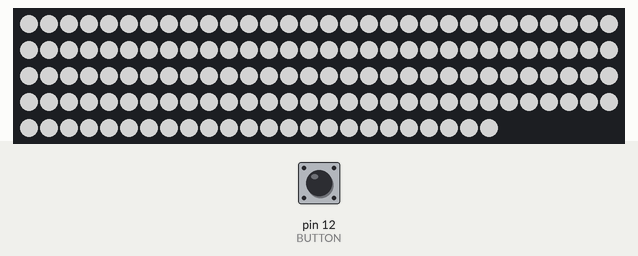
Recording of a sketch running on a simulated Arduino Nano, built with avr-gcc and run on an emulated ATmega328P. Shown: 144 RGB LEDs in strip order, left to right, continuing on the next row. Inputs (shaded band) come from the test bench; at power-on: pin 12 (BUTTON) HIGH. Dim RGB values are drawn brighter than linear; the local clock reads 2024-03-15 10:24:30 at power-on unless the sketch sets it.

Above: at 3.8 s.
5.1 s: pin 12 (BUTTON) pulled LOW for 3.2 s
At 6.6 s:
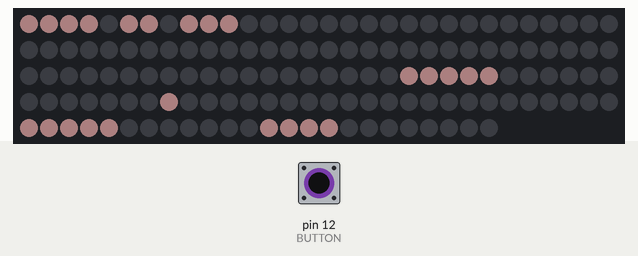
At 13.6 s:
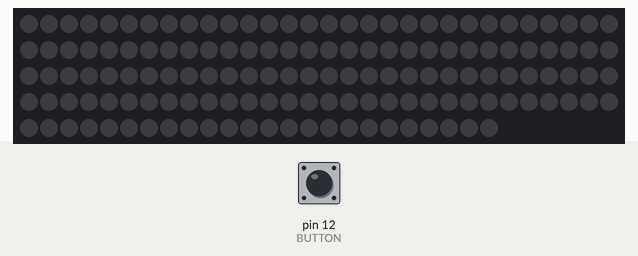
Timing chart, 0 to 15.1 s (numbered marks = the images above; inputs shaded):
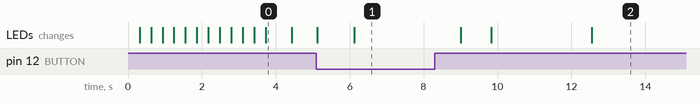

The sketch:

word_clock.ino
```cpp
//#define DEBUG 1
#ifdef DEBUG
  #define Print(x) Serial.print(x)
  #define Println(x) Serial.println(x)
  #define serialBegin(x) Serial.begin(x)
#else
  #define Print(x)
  #define Println(x)
  #define SerialBegin(x)
#endif

#include <Adafruit_NeoPixel.h>    //https://github.com/adafruit/Adafruit_NeoPixel
#include <RTClib.h>

#define BUTTON 12
#define LONG          1500   // Tempo "pressione tasto lunga" (Programmazione ON-OFF)
#define MEDIUM        700    // Tempo "pressione tasto media" (Switch tra i parametri in programmazione)
#define SHORT         100    // Tempo "pressione tasto breve" (Modifica dei parametri)

#define SONO_LE_ORE true
RTC_DS3231 rtc;

//RTC_Millis rtc;

#define LEDS_COUNT 144
#define LEDS_SIDE 12
boolean led_matrix[LEDS_COUNT];
uint8_t plusMinutes = 0;
uint8_t hour, minute, second, day, month;
uint16_t year;

#define PIXELS_DATA_PIN 6
Adafruit_NeoPixel pixels = Adafruit_NeoPixel(LEDS_COUNT, PIXELS_DATA_PIN, NEO_GRB + NEO_KHZ800);
uint32_t colorOn = pixels.Color(200,150,150);
uint32_t colorOff = pixels.Color(0,0,0);


enum timeUnit {HOUR, MINS, SECS, DAY, MONTH, YEAR};
uint8_t timeUnitIndex;

uint32_t updateTime, pressTime;
bool adjustTime = false;

#include "data_array.h"
#include "led_matrix.h"
#include "led_driver.h"


void setup() {
  pinMode(BUTTON, INPUT_PULLUP);

  SerialBegin(115200);
  Println("Start WordClock");
  pixels.begin();
  // The first NeoPixel in a strand is #0, second is 1, all the way up
  // to the count of pixels minus one.
  for(int i=0; i<LEDS_COUNT; i++) { // For each pixel...
    pixels.setPixelColor(i, pixels.Color(127, 127,127));
    pixels.show();   // Send the updated pixel colors to the hardware.
    delay(20); // Pause before next pass through loop
  }

  //testAll();


  if (! rtc.begin()) {
    Println(F("Couldn't find RTC"));
  }

  if (rtc.lostPower()) {
    Println(F("RTC lost power, lets set the time!"));
    rtc.adjust(DateTime(F(__DATE__), F(__TIME__)));
  }

}


void loop() {
  pressTime = millis();
  readButton();

  if(millis() - updateTime > 1000){
    updateTime = millis();

    if(!adjustTime) {
      DateTime now = rtc.now();
      hour = now.hour();
      minute = now.minute();
      second = now.second();
      day = now.day();
      month = now.month();
      year = now.year();
      setTimeMatrix(hour, minute, second);
      //setTimeMatrix(23, 45, 00);
      display();
    }
    else    {
      showUnitTime();
    }


  }

}


void readButton(){
  if(digitalRead(BUTTON) == HIGH){
    delay(SHORT);
    static uint8_t pressType = 0;
    uint32_t pTime;
    while(digitalRead(BUTTON) == HIGH){
      pTime = millis() - pressTime;
      if(pTime > SHORT  && pTime <= MEDIUM)
        pressType = 1;
      else if (pTime > MEDIUM && pTime <= LONG) {
        reset();
        display();
        pressType = 2;
      }

      else if (pTime > LONG){
        reset();
        display();
        pressType = 3;
        break;
      }
    }
    switch(pressType){
      case 0: break;
      case 1: shortClick();  break;
      case 2: mediumClick();  break;
      case 3: longClick(); break;
    }
  }
}

void shortClick(){
  //Serial.println("Short Click");
  delay(SHORT);
  if(adjustTime){
    switch (timeUnitIndex) {
      case HOUR:
        hour = (hour + 1) % 24;
        Print("hours: "); Println(hour);
        break;
      case MINS:
        minute = (minute + 1) % 60;
        Print("minutes: "); Println(minute);
        break;
      case SECS:
        second = (second + 1) % 60;
        Print("seconds: "); Println(second);
        break;
      case DAY:
        day = (day + 1) % 31;
        Print("day: ");  Println(day);
        break;
      case MONTH:
        month = (month + 1) % 12;
        Print("month: "); Println(month);
        break;
      case YEAR:
        year++;
        Print("year: "); Println(year);
        break;
    }
    showUnitTime();
  }
}

void mediumClick(){
  //Serial.println("Medium Click");
  if(adjustTime){
    timeUnitIndex = (timeUnitIndex + 1)% 6;
    reset();
    display();
  }
}

void longClick(){
  adjustTime = !adjustTime;
  if(adjustTime){
    Println("Start adjust time");
    timeUnitIndex = HOUR;
    DateTime now = rtc.now();
    hour = now.hour();
    minute = now.minute();
    second = now.second();
    day = now.day();
    month = now.month();
    year = 2019;  // Built in november 2019
    reset();
    showUnitTime();
  }
  else {
    reset();
    display();
    Println("Stop adjust time");
    rtc.adjust(DateTime(year, month, day, hour, minute, second));
  }
  delay(2000);
}


void showUnitTime(){
  switch (timeUnitIndex) {
    case HOUR:
      setNumberMatrix(hour);
      break;
    case MINS:
      setNumberMatrix(minute);
      break;
    case SECS:
      setNumberMatrix(second);
      break;
    case DAY:
      setNumberMatrix(day);
      break;
    case MONTH:
      setNumberMatrix(month);
      break;
    case YEAR:
      setNumberMatrix(year - 2000);
      break;
  }
  display();
}
```

data_array.h
```cpp
const uint8_t _NULL[] PROGMEM =    {0, 0, 0};
const uint8_t SONO[] PROGMEM =     {0, 0, 4};      // row, col, lengt
const uint8_t E_[] PROGMEM =       {0, 4, 1};
#ifdef SONO_LE_ORE
    const uint8_t LE[] PROGMEM =       {0, 5, 2};
#else
    const uint8_t LE[] PROGMEM =       {1, 4, 2};
#endif
const uint8_t ORE[] PROGMEM =      {0, 8, 3};

const uint8_t L_UNA[] PROGMEM =    {1, 0, 4};
const uint8_t DUE[] PROGMEM =      {1, 7, 3};
const uint8_t TRE[] PROGMEM =      {2, 0, 3};
const uint8_t QUATTRO[] PROGMEM =  {7, 0, 7};
const uint8_t CINQUE[] PROGMEM =   {4, 5, 6};
const uint8_t SEI[] PROGMEM =      {7, 9, 3};
const uint8_t SETTE[] PROGMEM =    {4, 0, 5};
const uint8_t OTTO[] PROGMEM =     {2, 7, 4};
const uint8_t NOVE[] PROGMEM =     {2, 3, 4};
const uint8_t DIECI[] PROGMEM =    {6, 7, 5};
const uint8_t UNDICI[] PROGMEM =   {6, 0, 6};
const uint8_t MEZZOGIORNO[] PROGMEM =  {3, 0, 11};
const uint8_t MEZZANOTTE[] PROGMEM =   {5, 2, 10};

const uint8_t E[] PROGMEM =          {8, 1, 1};
const uint8_t MENO[] PROGMEM =       {8, 0, 4};
const uint8_t UN[] PROGMEM =         {9, 3, 2};
const uint8_t QUARTO[] PROGMEM =     {9, 6, 6};
const uint8_t VENTI[] PROGMEM =      {10, 0, 5};
const uint8_t M_DIECI[] PROGMEM =    {11, 0, 5};
const uint8_t M_CINQUE[] PROGMEM =   {10, 5, 6};
const uint8_t MEZZA[] PROGMEM =      {8, 7, 5};


/* Numbers 3x5, position is relative to weigth (1, 10)

1:  -   #   -   2:  #   #   #   etc..
    -   #   -       -   -   #
    -   #   -       #   #   #
    -   #   -       #   -   -
    -   #   -       #   #   #

*/
const uint16_t _ZERO =       0b0111101101101111;
const uint16_t _UNO =        0b0010010010010010;
const uint16_t _DUE =        0b0111001111100111;
const uint16_t _TRE =        0b0111100110100111;
const uint16_t _QUATTRO =    0b0100100111010100;
const uint16_t _CINQUE =     0b0111100111001111;
const uint16_t _SEI =        0b0111101111001111;
const uint16_t _SETTE =      0b0010010010100111;
const uint16_t _OTTO =       0b0111101111101111;
const uint16_t _NOVE =       0b0111100111101111;
const uint16_t NUMBERS[] {_ZERO, _UNO, _DUE, _TRE, _QUATTRO, _CINQUE, _SEI, _SETTE, _OTTO, _NOVE};
```

led_matrix.h
```cpp
void combine(const uint8_t text[3]){
  uint8_t row = pgm_read_byte_near(text);
  uint8_t col = pgm_read_byte_near(text + 1);
  uint8_t len = pgm_read_byte_near(text + 2);
  for(uint8_t i=0; i<len; i++)
    led_matrix[row*LEDS_SIDE + col + i] = true;

  if (plusMinutes != 5 && plusMinutes > 0){
    for(uint8_t i=0; i< plusMinutes; i++)
      led_matrix[140+i] = true;
  }
}

void reset() {
  for (uint8_t i=0; i<LEDS_COUNT; i++) {
    led_matrix[i] = false;
  }
}

void addPrefix(uint8_t hour, uint8_t minutes) {
  uint8_t displayedHour = hour;
  if (minutes >= 35)
    displayedHour++;
  displayedHour = displayedHour%12;

  if ((displayedHour == 1 ) || (displayedHour == 12) || (displayedHour == 0 )) {
    combine(E_);
  } else {
    combine(SONO);
    combine(LE);
    if(SONO_LE_ORE)
      combine(ORE);
  }
}

void addHours(uint8_t hour, uint8_t minutes) {
  uint8_t displayedHour = hour;
  if (minutes >= 35)
    displayedHour++;
  if (displayedHour == 1 || displayedHour == 13) combine(L_UNA);
  else if (displayedHour == 2 || displayedHour == 14 ) combine(DUE);
  else if (displayedHour == 3 || displayedHour == 15) combine(TRE);
  else if (displayedHour == 4 || displayedHour == 16) combine(QUATTRO);
  else if (displayedHour == 5 || displayedHour == 17) combine(CINQUE);
  else if (displayedHour == 6 || displayedHour == 18) combine(SEI);
  else if (displayedHour == 7 || displayedHour == 19) combine(SETTE);
  else if (displayedHour == 8 || displayedHour == 20) combine(OTTO);
  else if (displayedHour == 9 || displayedHour == 21) combine(NOVE);
  else if (displayedHour == 10 || displayedHour == 22) combine(DIECI);
  else if (displayedHour == 11 || displayedHour == 23) combine(UNDICI);
  else if (displayedHour == 12) combine(MEZZOGIORNO);
  else if (displayedHour == 24 || displayedHour == 0  ) combine(MEZZANOTTE);
}

void addSeparator(uint8_t minutes) {
  if (minutes < 5)
    return;
  if (minutes < 35)
    combine(E);
  else
    combine(MENO);
}

void addMinutes(uint8_t minutes) {
  if (minutes < 5) {
    return;
  }
  if (minutes < 10 || minutes >= 55) {
    combine(M_CINQUE);
  }
  else if (minutes < 15 || minutes >= 50) {
    combine(M_DIECI);
  }
  else if (minutes < 20 || minutes >= 45) {
    combine(UN);
    combine(QUARTO);
  }
  else if (minutes < 25 || minutes >= 40) {
    combine(VENTI);
  }
  else if (minutes < 30 || minutes >= 35) {
    combine(VENTI);
    combine(M_CINQUE);
  }
  else {
    combine(E);
    combine(MEZZA);
  }

  plusMinutes = 5 - ((60 - minutes) % 5);
}

String getPrefix(uint8_t h, uint8_t m){
  uint8_t displayedHour = h;
  String txt = "";
  if (m >= 35)
    displayedHour++;
  displayedHour = displayedHour%12;

  if (displayedHour == 1 )
    txt += "E' l'" ;
  else if (displayedHour == 12 || displayedHour == 0 )
    txt += "E' " ;
  else {
    txt += "Sono le ";
    if(SONO_LE_ORE)
      txt += "ore ";
  }
  return txt;
}

String getHour(uint8_t h, uint8_t m) {
  uint8_t displayedHour = h;
  String txt = "";
  if (m >= 35)
    displayedHour++;
  if (displayedHour == 24 || displayedHour == 0 ) txt = "mezzanotte";
  else if (displayedHour == 1 || displayedHour == 13) txt = "una";
  else if (displayedHour == 2 || displayedHour == 14) txt = "due";
  else if (displayedHour == 3 || displayedHour == 15) txt = "tre";
  else if (displayedHour == 4 || displayedHour == 16) txt = "quattro";
  else if (displayedHour == 5 || displayedHour == 17) txt = "cinque";
  else if (displayedHour == 6 || displayedHour == 18) txt = "sei";
  else if (displayedHour == 7 || displayedHour == 19) txt = "sette";
  else if (displayedHour == 8 || displayedHour == 20) txt = "otto";
  else if (displayedHour == 9 || displayedHour == 21) txt = "nove";
  else if (displayedHour == 10 || displayedHour == 22) txt = "dieci";
  else if (displayedHour == 11 || displayedHour == 23) txt = "undici";
  else if (displayedHour == 12) txt = "mezzogiorno";
  return txt;
}

String getSeparator(uint8_t minutes) {
  if (minutes < 5) {
      return "";
  }
  if (minutes < 35) {
      return " e ";
  }
  return " meno ";
}

String getMinutes(uint8_t minutes) {
  String res;
  if (minutes < 5) {
    res = "";
  }
  else if (minutes < 10 || minutes >= 55) {
    res += "cinque";
  }
  else if (minutes < 15 || minutes >= 50) {
    res += "dieci";
  }
  else if (minutes < 20 || minutes >= 45) {
    res += "un quarto";
  }
  else if (minutes < 25 || minutes >= 40) {
    res += "venti";
  }
  else if (minutes < 30 || minutes >= 35) {
    res += "venticinque";;
  }
  else {
    res += "mezza";
  }

  return res;
}

void setTimeMatrix(uint8_t h, uint8_t m, uint8_t s) {
  reset();
  addPrefix(h, m);
  addHours(h, m);
  addSeparator(m);
  addMinutes(m);

// Serial logging

  Print(F("Time: ")); Print(h);  Print(F(":"));
  if(m < 10) Print("0");
  Print(m);  Print(F(":"));
  if(s <10) Print("0");  Print(s);
  Println();
  String timeString;
  timeString += getPrefix(h, m);
  timeString += getHour(h, m);
  timeString += getSeparator(m);
  timeString += getMinutes(m);
  Print(timeString);
  Print(" (+"); Print(plusMinutes); Println(") ");


}


void combineNumber( uint8_t row, uint8_t col, uint16_t number){
  #define O_SIDE 3
  #define V_SIDE 5
  uint8_t bit_index = 0;
  uint8_t ccol, crow;

  crow = row;
  for(uint8_t n=0; n<V_SIDE; n++){
    ccol = col;
    for(uint8_t j=0; j<O_SIDE; j++){
      led_matrix[crow*LEDS_SIDE + ccol] = bitRead(number, bit_index);
      bit_index++;
     // Print(crow); Print("-"); Print(ccol); Print(" ");
      ccol++;
    }
    // Println();
    crow++;
  }
}


void setNumberMatrix(uint8_t number){
  #define ten_row 5
  #define ten_col 2
  #define unit_row 5
  #define unit_col 6
  uint8_t unit, ten;

  ten = (number / 10) % 10;
  unit = number - (ten*10);

  reset();
  combineNumber(ten_row, ten_col, NUMBERS[ten]);
  combineNumber(unit_row, unit_col, NUMBERS[unit]);
  switch (timeUnitIndex) {
    case HOUR:
      plusMinutes = 0;
      combine(ORE);
      break;
    case MINS:
      plusMinutes = 1;
      break;
    case SECS:
      plusMinutes = 2;
      break;
    case DAY:
      plusMinutes = 3;
      break;
    case MONTH:
      plusMinutes = 4;
      break;
    case YEAR:
      break;
  }
  combine(_NULL);
}
```

led_driver.h
```cpp
void updateLED(int index, boolean isOn) {
  if (isOn)
    pixels.setPixelColor(index, colorOn);
  else
    pixels.setPixelColor(index, colorOff);

}

// Our LEDs matrix is built with an Z pattern,
// and the LEDs index order follows the following scheme:
//
// > 0  1  2  3  4  5  6  7  8  9  10 11
//   23 22 21 20 19 18 17 16 15 14 13 12
//   24 25 26 27 28 29 30 31 32 33 34 35
//
// So we need to invert the column order in alternate rows from our logic matrix
void updateLEDs() {
  for (uint8_t i=0; i<LEDS_COUNT; i++) {
    uint8_t row = i / LEDS_SIDE;
    uint8_t ledId;
    if (row % 2 == 0) {
      // -->
      ledId = i;
    } else {
      // <--
      ledId = (row + 1) * LEDS_SIDE - (i - row * LEDS_SIDE) - 1;
    }
    updateLED(ledId, led_matrix[i]);
  }
}

void logMatrix() {
  for (uint8_t i=0; i<LEDS_COUNT; i++) {
    Print(led_matrix[i] ? "X" : "_");
    Print(" ");
    if ((i % LEDS_SIDE) == (LEDS_SIDE-1)) {
      Println();
    }
  }
  Println();
}

void display() {
  //logMatrix();
  updateLEDs();

  //pixels.setBrightness(ambientBrightness * 255);
  pixels.setBrightness(60);
  pixels.show();
}


void testAll(){
  reset();
  display();
  delay(1000);
  setTimeMatrix(0, 45, 00);
  display();
  delay(2000);
  setTimeMatrix(1, 15, 00);
  display();
  delay(2000);
  setTimeMatrix(1, 45, 00);
  display();
  delay(2000);
  setTimeMatrix(2, 15, 00);
  display();
  delay(2000);
  setTimeMatrix(2, 45, 00);
  display();
  delay(2000);
  setTimeMatrix(3, 15, 00);
  display();
  delay(2000);
  setTimeMatrix(3, 45, 00);
  display();
  delay(2000);
  setTimeMatrix(4, 15, 00);
  display();
  delay(2000);
  setTimeMatrix(4, 45, 00);
  display();
  delay(2000);
  setTimeMatrix(5, 15, 00);
  display();
  delay(2000);
  setTimeMatrix(5, 45, 00);
  display();
  delay(2000);
   setTimeMatrix(6, 15, 00);
  display();
  delay(2000);
  setTimeMatrix(6, 45, 00);
  display();
  delay(2000);
   setTimeMatrix(7, 15, 00);
  display();
  delay(2000);
  setTimeMatrix(7, 45, 00);
  display();
  delay(2000);
   setTimeMatrix(8, 15, 00);
  display();
  delay(2000);
  setTimeMatrix(8, 45, 00);
  display();
  delay(2000);
  setTimeMatrix(9, 15, 00);
  display();
  delay(2000);
  setTimeMatrix(9, 45, 00);
  display();
  delay(2000);
  setTimeMatrix(10, 15, 00);
  display();
  delay(2000);
  setTimeMatrix(10, 45, 00);
  display();
  delay(2000);
   setTimeMatrix(11, 15, 00);
  display();
  delay(2000);
  setTimeMatrix(11, 45, 00);
  display();
  delay(2000);
   setTimeMatrix(12, 15, 00);
  display();
  delay(2000);
  setTimeMatrix(12, 45, 00);
  display();
  delay(2000);
  setTimeMatrix(13, 15, 00);
  display();
  delay(2000);
  setTimeMatrix(13, 45, 00);
  display();
  delay(2000);
  setTimeMatrix(14, 15, 00);
  display();
  delay(2000);
  setTimeMatrix(14, 45, 00);
  display();
  delay(2000);
  setTimeMatrix(15, 15, 00);
  display();
  delay(2000);
  setTimeMatrix(15, 45, 00);
  display();
  delay(2000);
  setTimeMatrix(16, 15, 00);
  display();
  delay(2000);
  setTimeMatrix(16, 45, 00);
  display();
  delay(2000);
  setTimeMatrix(17, 15, 00);
  display();
  delay(2000);
  setTimeMatrix(17, 45, 00);
  display();
  delay(2000);
  setTimeMatrix(18, 15, 00);
  display();
  delay(2000);
  setTimeMatrix(18, 45, 00);
  display();
  delay(2000);
  setTimeMatrix(19, 15, 00);
  display();
  delay(2000);
  setTimeMatrix(19, 45, 00);
  display();
  delay(2000);
   setTimeMatrix(20, 15, 00);
  display();
  delay(2000);
  setTimeMatrix(20, 45, 00);
  display();
  delay(2000);
  setTimeMatrix(21, 15, 00);
  display();
  delay(2000);
  setTimeMatrix(21, 45, 00);
  display();
  delay(2000);
   setTimeMatrix(22, 15, 00);
  display();
  delay(2000);
  setTimeMatrix(22, 45, 00);
  display();
  delay(2000);
  setTimeMatrix(23, 15, 00);
  display();
  delay(2000);
  setTimeMatrix(23, 45, 00);
  display();
  delay(2000);
  setTimeMatrix(0, 15, 00);
  display();
  delay(2000);
  setTimeMatrix(0, 45, 00);
  display();
  delay(2000);

}
```

Measured:
- what the display in image 0 shows lasts 0.7 s, from 3.7 s to 4.4 s
